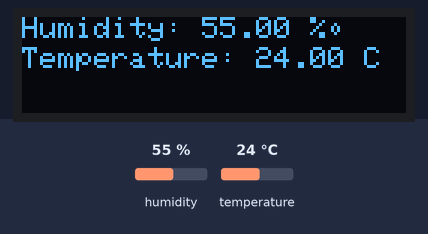
A sketch run on a simulated Arduino Uno, built with avr-gcc and run on an emulated ATmega328P. On the bench: 128×32 one-colour display. The test bench sets the inputs (shaded band); at power-on: humidity 55 %, temperature 24 °C.

Above: at 4.8 s.
4.9 s: humidity set to 22 %
At 6.6 s:
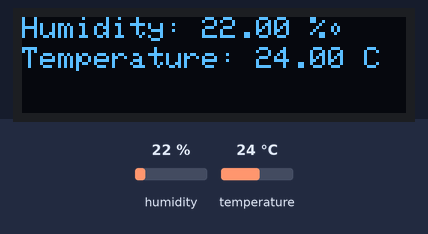
7.9 s: temperature set to 12 °C
At 9.6 s:
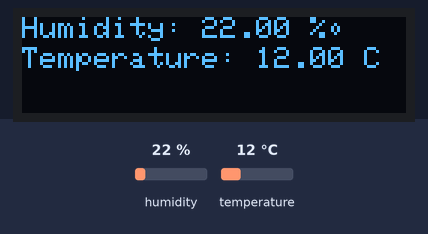
10.9 s: humidity set to 40 %
At 13.3 s:
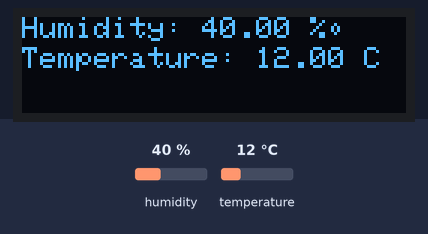
13.9 s: temperature set to 19 °C
At 15.1 s:
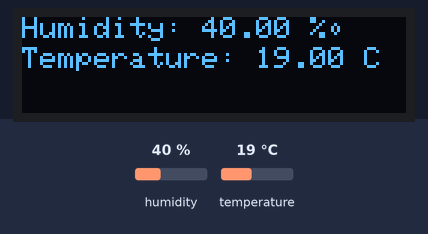
Timing chart, 0 to 16.9 s (numbered marks = the images above; inputs shaded):
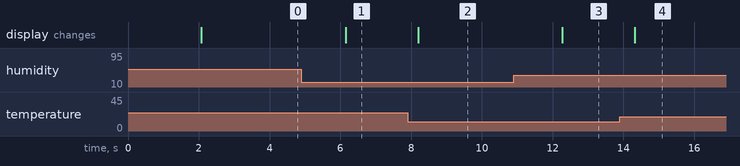

The sketch:

displayTemperature.ino
```cpp
#include <Wire.h>
#include <Adafruit_GFX.h>
#include <Adafruit_SSD1306.h>

#include <DHT.h>
#define DHTPIN A2       // Analog pin A2
#define DHTTYPE DHT11   // DHT 11
#define OLED_RESET 4
Adafruit_SSD1306 display(OLED_RESET);

// Initialize DHT sensor
DHT dht(DHTPIN, DHTTYPE);

void setup()
{
  Wire.begin();
  dht.begin(); // initialize dht
  display.begin(SSD1306_SWITCHCAPVCC, 0x3C);// initialize with the I2C addr 0x3C (for the 128x32)(initializing the display)
  Serial.begin(9600);
}
void displayTempHumid(){
  delay(2000);

  float h = dht.readHumidity();
  float t = dht.readTemperature();


  display.clearDisplay();
  display.setTextColor(WHITE);
  display.setTextSize(1);
  display.setCursor(0,0);
  display.print("Humidity: ");
  display.print(h);
  display.print(" %\t");
  display.setCursor(0,10);
  display.print("Temperature: ");
  display.print(t);
  display.print(" C");

}
void loop()
{
  displayTempHumid();
  display.display();
}
```

Measured:
- after the input at 4.9 s, the display: changes after 1.3 s (image 1)
- after the input at 7.9 s, the display: changes after 0.30 s (image 2)
- after the input at 10.9 s, the display: changes after 1.4 s (image 3)
- after the input at 13.9 s, the display: changes after 0.42 s (image 4)
